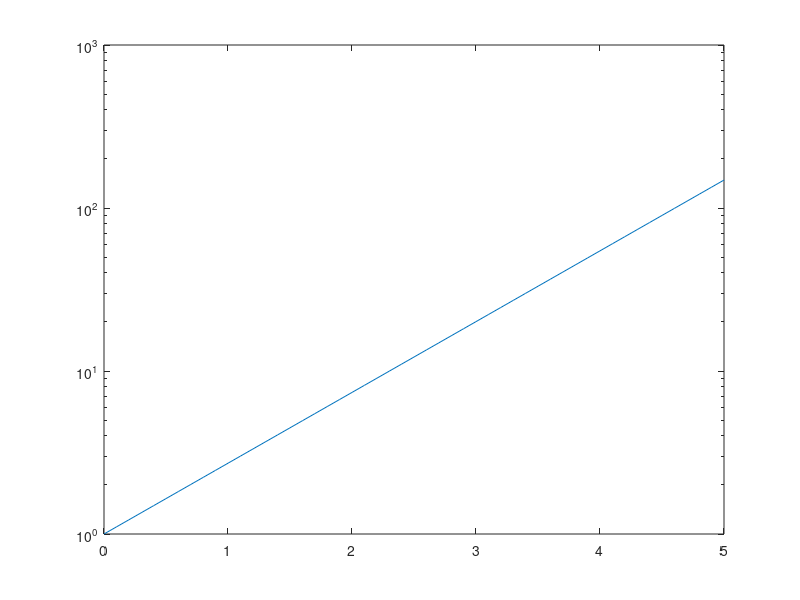
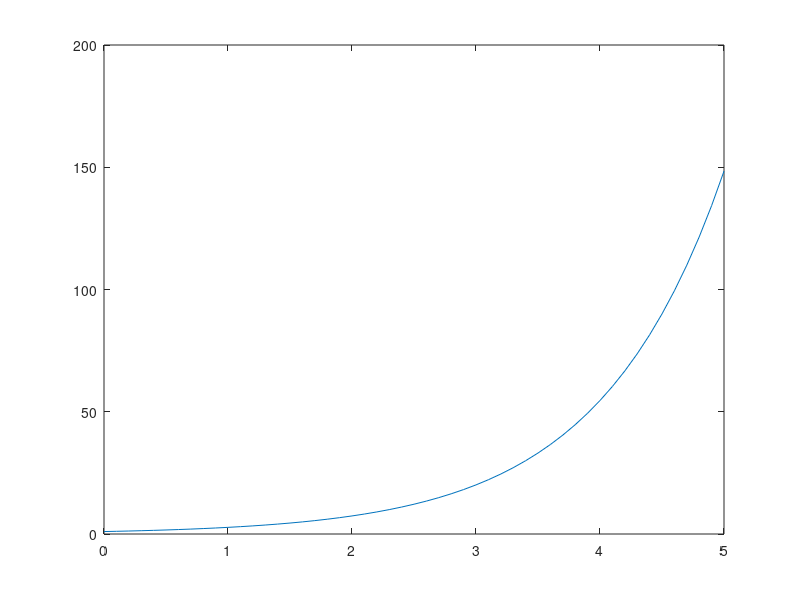

Reproduce these figures in MATLAB, in order.
%% Plot mit logarithmischer Y-Achse erstellen
clear, close all, clc;

%% Datenreihe erstellen und e-Funktion definieren
x = [0:0.1:5];
y = exp(x);

%% Plot mit logarithmischer X-Achse
figure(1)                                   % Öffnen einer neuen Figure
semilogy(x,y)                               % Plotbefehl für  log. Y-Achse
  
%% Plot mit unskalierter Achse
figure(2)                                   % Öffnen einer neuen Figure
plot(x,y)                                   % Einfacher Plotbefehl
